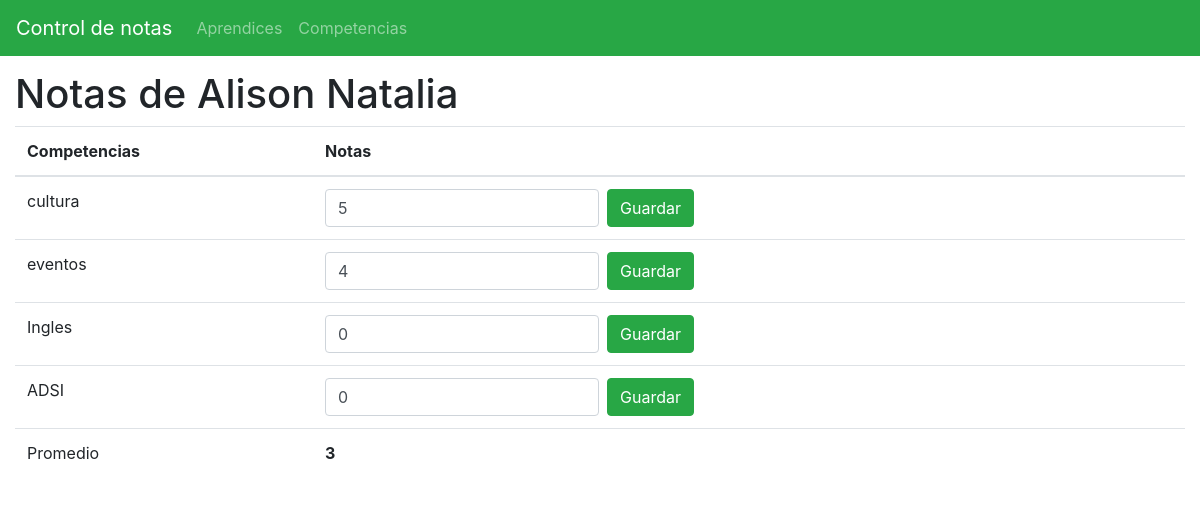
/notas_aprendices.php?id=2, run on the app's committed database.
### tables this page shows
CREATE TABLE `aprendices_dg` (
  `id` bigint(20) NOT NULL,
  `nombre` varchar(255) NOT NULL,
  `genero` varchar(255) NOT NULL,
  `fecha_nacimiento` datetime NOT NULL
);

CREATE TABLE `competencias_dg` (
  `id` bigint(20) NOT NULL,
  `nombre` varchar(255) NOT NULL
);

### aprendices.php (called while the page is built, shortened)
<?php
class Aprendices
{
    public static function obtenerUno($id)
    {
        global $mysqli;
        $sentencia = $mysqli->prepare("SELECT id, nombre, genero, fecha_nacimiento FROM aprendices_dg WHERE id = ?");
        $sentencia->bind_param("i", $id);
        $sentencia->execute();
        $resultado = $sentencia->get_result();
        return $resultado->fetch_object();
    }
}

### competencias.php (called while the page is built, shortened)
<?php
class Competencias
{
    public static function obtener()
    {
        global $mysqli;
        $resultado = $mysqli->query("SELECT id, nombre FROM competencias_dg");
        return $resultado->fetch_all(MYSQLI_ASSOC);
    }
}

### notas.php (called while the page is built, shortened)
<?php
class Nota
{
    public static function obtenerAprendices($id_aprendices)
    {
        global $mysqli;
        $sentencia = $mysqli->prepare("SELECT id, id_aprendices, id_competencias, notas FROM notas_aprendices_dg WHERE id_aprendices = ?");
        $sentencia->bind_param("i", $id_aprendices);
        $sentencia->execute();
        $resultado = $sentencia->get_result();
        return $resultado->fetch_all(MYSQLI_ASSOC);
    }
    public static function combinar($competencias, $notas)
    {
        for ($x = 0; $x < count($competencias); $x++) {
            $competencias[$x]["notas"] = self::obtenerCalificacion($notas, $competencias[$x]["id"]);
        }
        return $competencias;
    }
    private static function obtenerCalificacion($notas, $id_competencias)
    {
        foreach ($notas as $notas) {
            if (intval($notas["id_competencias"]) === intval($id_competencias)) {
                return $notas["notas"];
            }
        }
        return 0;
    }
}

### notas_aprendices.php (the view, shortened to what this page needs)
<?php
include_once "conexion.php";
include_once "encabezado.php";
include_once "aprendices.php";
include_once "competencias.php";
include_once "notas.php";
$aprendices = Aprendices::obtenerUno($_GET["id"]);
$competencias = Competencias::obtener();
$notas = Nota::obtenerAprendices($aprendices->id);
$competenciasConCalificacion = Nota::combinar($competencias, $notas);
?>
<div class="row">
    <div class="col-12">
        <h1>Notas de <?php echo $aprendices->nombre ?></h1>
    </div>
    <div class="col-12 table-responsive">
        <table class="table">
            <thead>
                <tr>
                    <th>Competencias</th>
                    <th>Notas</th>
                </tr>
            </thead>
            <tbody>
                <?php
                $sumatoria = 0;
                foreach ($competenciasConCalificacion as $competencias) {
                    $sumatoria += $competencias["notas"];
                ?>
                    <tr>
                        <td>
                            <?php echo $competencias["nombre"] ?>
                        </td>
                        <td>
                            <form action="modificar_notas.php" method="POST" class="form-inline">
                                <input value="<?php echo $competencias["notas"] ?>" required min="0" name="notas" placeholder="Escriba la calificación" type="number" class="form-control">
                                <button class="btn btn-success mx-2">Guardar</button>
                            </form>
                        </td>
                    </tr>
                <?php } ?>
            </tbody>
            <tfoot>
                <tr>
                    <td>Promedio</td>
                    <td>
                        <strong>
                            <?php
                            $promedio = $sumatoria / count($competencias);
                            echo $promedio;
                            ?>
                        </strong>
                    </td>
                </tr>
            </tfoot>
        </table>
    </div>
</div>

### encabezado.php (shortened to what this page needs)
<!DOCTYPE html>
<html lang="es">
<head>
    <link rel="stylesheet" href="css/bootstrap.min.css">
</head>
<body>
    <nav class="navbar navbar-expand-md navbar-dark bg-success fixed-top">
        <a class="navbar-brand" href="https://parzibyte.me/blog">Control de notas</a>
        <div class="collapse navbar-collapse">
            <ul class="navbar-nav mr-auto">
                <li class="nav-item">
                    <a class="nav-link" href="mostrar_aprendices.php">Aprendices</a>
                </li>
                <li class="nav-item">
                    <a class="nav-link" href="mostrar_competencias.php">Competencias</a>
                </li>
            </ul>
        </div>
    </nav>
    <main class="container-fluid">

### encabezado.php (style rules this page uses)
body { padding-top: 70px; }

### data on the page
aprendices_dg: nombre "Alison Natalia"
competencias_dg: nombre "cultura", notas "5"
competencias_dg: nombre "eventos", notas "4"
competencias_dg: nombre "Ingles", notas "0"
competencias_dg: nombre "ADSI", notas "0"

### other printed values
$promedio "3"
